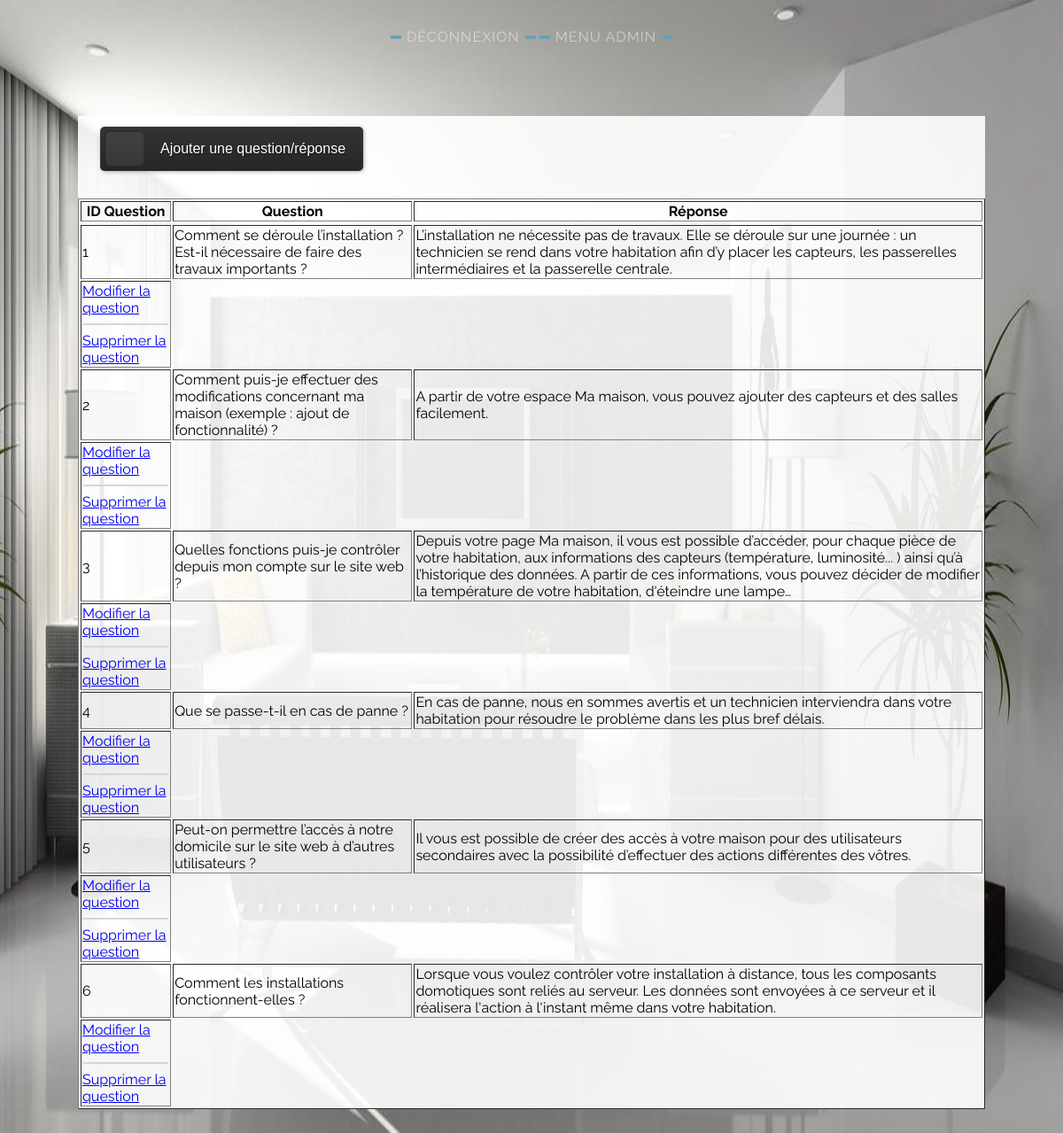
Screenshot of /administrateur_afficherFAQ.php (signed in) with the database file from the repository.
### tables this page shows
CREATE TABLE IF NOT EXISTS `aide` (
  `id_question` int(11) NOT NULL AUTO_INCREMENT,
  `question` varchar(255) NOT NULL,
  `reponse` text NOT NULL,
  PRIMARY KEY (`id_question`)
);

### verifadmin.php (called while the page is built, shortened)
<?php
if (isset($_SESSION['id'])) {
  $getidadmin = intval($_SESSION['id']);
}
else {
  exit();
}
?>

### administrateur_afficherFAQ.php (the view, shortened to what this page needs)
<?php
include "verifadmin.php";
$aide = $bdd -> query('SELECT * FROM aide ');
?>
<html>
<head>
  <link rel="stylesheet" type="text/css" href="administrateur.css" />
</head>
<div class="snip1231">
 <a  class="current" href="deconnexion.php">Déconnexion</a>
<a class="current" href="administrateur.php?id_admin=<?= $getidadmin ?>">Menu admin</a>    </div>
<body>
  <div id="content">
<a href="administrateur_ajouterFAQ.php"><button class="snip1351">Ajouter une question/réponse</button></a></br></br>
  <table border>
    <tr> <th> ID Question </th> <th>Question</th><th>Réponse</th></tr>
    <tr>
    <?php
    while($FAQ=$aide->fetch()) {
    ?>
      <tr>
          <td><?= $FAQ['id_question'] ?></td> <td> <?= $FAQ['question'] ?> </td> <td> <?= $FAQ['reponse'] ?></td>
      </tr>
      <td><a href="administrateur_modifierFAQ.php?id_admin=<?= $getidadmin ?>&amp;id=<?=$FAQ['id_question']?>">Modifier la question</a>
        <hr  color="#D6D6D6" width="95%">
        <a href="administrateur_afficherFAQ.php?id_admin=<?= $getidadmin?>&amp;type=question&supprime=<?=$FAQ['id_question'] ?>">Supprimer la question</a> </td>
      <?php } ?>
  </table>
</div>
</body>

### administrateur.css (style rules this page uses)
body { font-family: 'Raleway'; background-image: url(image/admin.jpg); background-repeat: no-repeat; background-attachment: fixed; background-size: 100% 100%; }
table { margin-left: auto; margin-right: auto; }
#content { margin-top: 5em; background-color: rgba(255,255,255,0.9); margin-right : 5em; margin-left: 5em; }
.snip1231 { text-align: center; text-transform: uppercase; margin-top: 2em; }
.snip1231 * { -webkit-box-sizing: border-box; box-sizing: border-box; -webkit-transition: all 0.35s ease; transition: all 0.35s ease; }
.snip1231 a { padding: 0.8em 18px; color: rgba(255, 255, 255, 0.5); position: relative; letter-spacing: 1px; text-decoration: none; }
.snip1231 a:before, .snip1231 a:after { left: 0%; right: 0%; top: 50%; -webkit-transform: translateY(-50%) rotate(0deg); transform: translateY(-50%) rotate(0deg); content: ''; border-left: 12px solid #5FA2B8; border-right: 12px solid #5FA2B8; height: 3px; position: absolute; -webkit-transition: all 0.35s ease; transition: all 0.35s ease; }
.snip1351 { border: none; border-radius: 5px; color: #ffffff; cursor: pointer; padding: 0px 20px 0px 68px; text-align: center; display: inline-block; margin: 12px 25px; font-weight: 300; outline: none; position: relative; font-size: 16px; line-height: 50px; background-image: -webkit-linear-gradient(bottom, #262626 0, #333333 100%); background-image: linear-gradient(to top, #262626 0, #333333 100%); box-shadow: 1px 1px 2px -2px rgba(255, 255, 255, 0.8) inset, -1px -1px 2px -2px rgba(255, 255, 255, 0.3) inset, 1px 1px 4px rgba(0, 0, 0, 0.3); text-shadow: 1px 1px 2px rgba(0, 0, 0, 0.5); }
.snip1351:before, .snip1351:after { content: ""; position: absolute; top: 5px; left: 5px; width: 44px; bottom: 6px; border-radius: 5px 5px; }
.snip1351:after { background-color: rgba(255, 255, 255, 0.075); box-shadow: 1px 1px 1px rgba(0, 0, 0, 0.4) inset, 1px 1px 2px -2px rgba(255, 255, 255, 0.3); }
.snip1351:before { opacity: 0; background-color: #5FA2B8; mix-blend-mode: color; -webkit-transition: all 0.35s; transition: all 0.35s; }

### rows the page displays
aide: id_question "1", question "Comment se déroule l’installation ? Est-il nécessaire de faire des travaux importants ?", reponse "L’installation ne nécessite pas de travaux. Elle se déroule sur une journée : un technicien se rend dans votre habitation afin d’y placer les capteurs, les passerelles intermédiaires et la passerelle centrale."
aide: id_question "2", question "Comment puis-je effectuer des modifications concernant ma maison (exemple : ajout de fonctionnalité) ?", reponse "A partir de votre espace Ma maison, vous pouvez ajouter des capteurs et des salles facilement."
aide: id_question "3", question "Quelles fonctions puis-je contrôler depuis mon compte sur le site web ?", reponse "Depuis votre page Ma maison, il vous est possible d’accéder, pour chaque pièce de votre habitation, aux informations des capteurs (température, luminosité... ) ainsi qu’à l’historique des données. A partir de ces informations, vous pouvez décider de modifier la température de votre habitation, d'éteindre une lampe…"
aide: id_question "4", question "Que se passe-t-il en cas de panne ?", reponse "En cas de panne, nous en sommes avertis et un technicien interviendra dans votre habitation pour résoudre le problème dans les plus bref délais."
aide: id_question "5", question "Peut-on permettre l’accès à notre domicile sur le site web à d’autres utilisateurs ?", reponse "Il vous est possible de créer des accès à votre maison pour des utilisateurs secondaires avec la possibilité d’effectuer des actions différentes des vôtres."
aide: id_question "6", question "Comment les installations fonctionnent-elles ?", reponse "Lorsque vous voulez contrôler votre installation à distance, tous les composants domotiques sont reliés au serveur. Les données sont envoyées à ce serveur et il réalisera l'action à l'instant même dans votre habitation."
